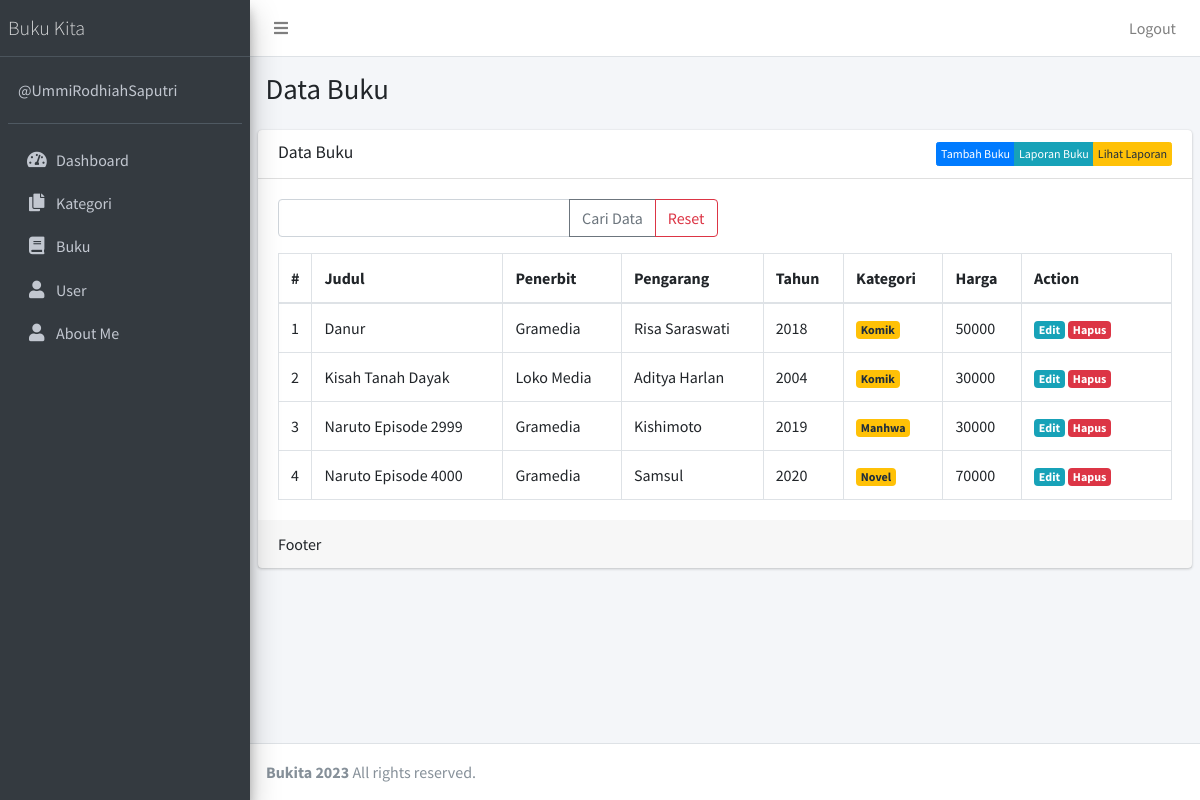
The app's page /public/buku (signed in) with its own data.
### tables this page shows
CREATE TABLE `buku` (
  `id` int(11) NOT NULL,
  `judul` varchar(100) NOT NULL,
  `penerbit` varchar(50) DEFAULT NULL,
  `pengarang` varchar(50) DEFAULT NULL,
  `tahun` varchar(4) DEFAULT NULL,
  `kategori_id` int(11) DEFAULT NULL,
  `harga` int(11) DEFAULT NULL
);

CREATE TABLE `kategori` (
  `id` int(11) NOT NULL,
  `nama_kategori` varchar(50) NOT NULL
);

### app/core/Controller.php (called while the page is built, shortened)
<?php
class Controller{
            public function view($view, $data = []) {
            require_once '../app/views/' . $view . '.php';
         }
            public function model($model) {
                return new $model;
            }
}

### app/controllers/Buku.php (called while the page is built, shortened)
<?php
    class Buku extends Controller {
        public function index()
        {
        $data['title'] = 'Data Buku';
        $data['buku'] = $this->model('BukuModel')->getAllBuku();
        $this->view('templates/header', $data);
        $this->view('templates/sidebar', $data);
        $this->view('buku/index', $data);
        $this->view('templates/footer');
        }
    }
?>

### app/core/App.php (called while the page is built, shortened)
<?php
class App
{
    protected $method = 'index';
    protected $params = [];
    public function __construct()
    {
        $this->controller = new $this->controller;
        call_user_func_array([$this->controller, $this->method], $this->params);
    }
}

### public/index.php (called while the page is built, shortened)
<?php
$app = new App;

### app/core/Database.php (called while the page is built, shortened)
<?php
    class Database{
        private $host = DB_HOST;
        private $user = DB_USER;
        private $pass = DB_PASS;
        private $dbnm = DB_NAME;
        private $dbh;
        private $stmt;
        public function __construct()
        {
            $dsn = 'mysql:host='. $this->host .';dbname='. $this->dbnm;
            $option = [
            PDO::ATTR_PERSISTENT => true,
            PDO::ATTR_ERRMODE => PDO::ERRMODE_EXCEPTION
            ];
            try{
                $this->dbh = new PDO($dsn,$this->user,$this->pass, $option);
            }catch(PDOException $e){
                die($e->getMessage());
                }
        }
            public function query($query)
            {
            $this->stmt = $this->dbh->prepare($query);
            }
                public function execute()
                {
                    $this->stmt->execute();
                }
                public function resultSet()
                {
                    $this->execute();
                    return $this->stmt->fetchAll(PDO::FETCH_ASSOC);
                }
    }
?>

### app/models/BukuModel.php (called while the page is built, shortened)
<?php
    class BukuModel {
        private $table = 'buku';
        private $db;
        public function __construct()
        {
        $this->db = new Database;
        }
        public function getAllBuku()
        {
        $this->db->query("SELECT buku.*, kategori.nama_kategori FROM " . $this->table . " LEFT JOIN kategori ON kategori.id = buku.kategori_id");
        return $this->db->resultSet();
        }
    }
?>

### app/views/buku/index.php (the view, shortened to what this page needs)
<div class="content-wrapper">
   <section class="content-header">
       <div class="container-fluid">
           <div class="row mb-2">
               <div class="col-sm-6">
                   <h1><?= $data['title']; ?></h1>
               </div>
           </div>
       </div>
   </section>
   <section class="content">
       <div class="card">
           <div class="card-header">
               <h3 class="card-title"><?= $data['title'] ?></h3>
               <div class="btn-group float-right">
                   <a href="<?= base_url; ?>/buku/tambah" class="btn float-right btn-xs btn btn-primary">Tambah Buku</a>
                   <a href="<?= base_url; ?>/buku/laporan" class="btn float-right btn-xs btn btn-info">Laporan Buku</a>
                   <a href="<?= base_url; ?>/buku/lihatlaporan" class="btn float-right btn-xs btn btn-warning">Lihat Laporan</a>
               </div>
           </div>
           <div class="card-body">
               <form action="<?= base_url; ?>/buku/cari" method="post">
                   <div class="row mb-3">
                       <div class="col-lg-6">
                           <div class="input-group">
                               <input type="text" class="form-control" placeholder="" name="key" >
                               <div class="input-group-append">
                                   <button class="btn btn-outline-secondary" type="submit">Cari Data</button>
                                   <a class="btn btn-outline-danger" href="<?= base_url; ?>/buku" >Reset</a>
                               </div>
                           </div>
                       </div>
                   </div>
               </form>
               <table class="table table-bordered">
                   <thead>
                       <tr>
                           <th style="width: 10px">#</th>
                           <th>Judul</th>
                           <th>Penerbit</th>
                           <th>Pengarang</th>
                           <th>Tahun</th>
                           <th>Kategori</th>
                           <th>Harga</th>
                           <th style="width: 150px">Action</th>
                       </tr>
                   </thead>
                   <tbody>
                       <?php $no=1; ?>
                       <?php foreach ($data['buku'] as $row) :?>
                       <tr>
                           <td><?= $no; ?></td>
                           <td><?= $row['judul'];?></td>
                           <td><?= $row['penerbit'];?></td>
                           <td><?= $row['pengarang'];?></td>
                           <td><?= $row['tahun'];?></td>
                           <td><div class="badge badge-warning"><?=
                           $row['nama_kategori'];?></div></td>
                           <td><?= $row['harga'];?></td>
                           <td>
                               <a href="<?= base_url; ?>/buku/edit/<?= $row['id'] ?>" class="badge badge-info">Edit</a> <a href="<?= base_url; ?>/buku/hapus/<?= $row['id'] ?>" class="badge badge-danger" onclick="return confirm('Hapus data?');">Hapus</a>
                           </td>
                       </tr>
                       <?php $no++; endforeach; ?>
                   </tbody>
               </table>
           </div>
           <div class="card-footer">
           Footer
           </div>
       </div>
   </section>
</div>

### app/views/templates/header.php (shortened to what this page needs)
<!DOCTYPE html>
<html>
  <head>
    <link rel="stylesheet" href="<?= base_url; ?>/plugins/fontawesome-free/css/all.min.css" />
    <link rel="stylesheet" href="https://code.ionicframework.com/ionicons/2.0.1/css/ionicons.min.css" />
    <link rel="stylesheet" href="<?= base_url; ?>/dist/css/adminlte.min.css" />
  </head>
  <body class="hold-transition sidebar-mini">
    <div class="wrapper">
      <nav class="main-header navbar navbar-expand navbar-white navbar-light">
        <ul class="navbar-nav">
          <li class="nav-item">
            <a class="nav-link" data-widget="pushmenu" href="#"><i class="fas fa-bars"></i></a>
          </li>
        </ul>
        <ul class="navbar-nav ml-auto">
          <li class="nav-item d-none d-sm-inline-block">
            <a href="<?= base_url; ?>/logout" class="nav-link">Logout</a>
          </li>
        </ul>
      </nav>

### app/views/templates/sidebar.php
<aside class="main-sidebar sidebar-dark-primary elevation-4">
  <a href="#" class="brand-link">
    <span class="brand-text font-weight-light">Buku Kita</span>
  </a>
  <div class="sidebar">
    <div class="user-panel mt-3 pb-3 mb-3 d-flex">
      <div class="info">
        <a href="#" class="d-block">@UmmiRodhiahSaputri</a>
      </div>
    </div>
    <nav class="mt-2">
      <ul class="nav nav-pills nav-sidebar flex-column" data-widget="treeview" role="menu" data-accordion="false">
        <li class="nav-item">
          <a href="<?= base_url; ?>/Home" class="nav-link">
            <i class="nav-icon fas fa-tachometer-alt"></i>
            <p>Dashboard</p>
          </a>
        </li>
        <li class="nav-item">
          <a href="<?= base_url; ?>/kategori" class="nav-link">
            <i class="nav-icon fas fa-copy"></i>
            <p>Kategori</p>
          </a>
        </li>
        <li class="nav-item">
          <a href="<?= base_url; ?>/buku" class="nav-link">
            <i class="nav-icon fas fa-book"></i>
            <p>Buku</p>
          </a>
        </li>
        <li class="nav-item">
          <a href="<?= base_url; ?>/user" class="nav-link">
            <i class="nav-icon fas fa-user"></i>
            <p>User</p>
          </a>
        </li>
        <li class="nav-item">
          <a href="<?= base_url; ?>/about" class="nav-link">
            <i class="nav-icon fas fa-user"></i>
            <p>About Me</p>
          </a>
        </li>
      </ul>
    </nav>
  </div>
</aside>

### app/views/templates/footer.php (shortened to what this page needs)
<footer class="main-footer"><b>Bukita 2023</b> All rights reserved.</footer>
    </div>
  </body>
</html>

### records on screen
buku: judul "Danur", penerbit "Gramedia", pengarang "Risa Saraswati", tahun "2018", kategori.nama_kategori "Komik", harga "50000"
buku: judul "Kisah Tanah Dayak", penerbit "Loko Media", pengarang "Aditya Harlan", tahun "2004", kategori.nama_kategori "Komik", harga "30000"
buku: judul "Naruto Episode 2999", penerbit "Gramedia", pengarang "Kishimoto", tahun "2019", kategori.nama_kategori "Manhwa", harga "30000"
buku: judul "Naruto Episode 4000", penerbit "Gramedia", pengarang "Samsul", tahun "2020", kategori.nama_kategori "Novel", harga "70000"

### other values on screen
$data['title'] "Data Buku"
